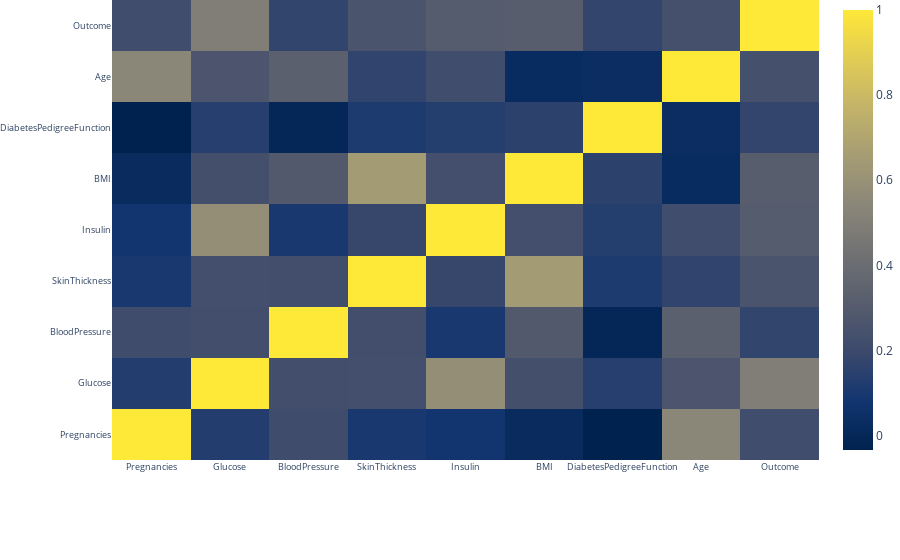

Write notebook code for a chart like this one.
### Code cell
def plot_correlation_matrix():
    # Compute the correlation matrix for the dataset
    corr_matrix = data.corr()
    
    # Extract the list of column names to use as labels
    labels = corr_matrix.columns.tolist()
    
    # Convert the correlation matrix to a NumPy array for plotting
    corr_values = np.array(corr_matrix)
    
    # Create a heatmap using an alternative colorscale (e.g., 'Cividis')
    heatmap_trace = go.Heatmap(
        z=corr_values,
        x=labels,
        y=labels,
        colorscale='Cividis',  # Changed colorscale from 'Viridis' to 'Cividis'
        colorbar=dict()
    )
    
    # Set up the layout for the plot
    layout_config = go.Layout(
        dict(
            title='Correlation Matrix for Variables',
            margin=dict(r=0, l=100, t=0, b=100),
            yaxis=dict(tickfont=dict(size=9)),
            xaxis=dict(tickfont=dict(size=9))
        )
    )
    
    # Create the figure and display it
    fig = go.Figure(data=[heatmap_trace], layout=layout_config)
    py.iplot(fig)

# Call the function to display the correlation matrix plot
plot_correlation_matrix()

### Figure 1 — Plotly figure (JSON) as saved in the notebook; plotly's stock layout.template omitted (floating-point values rounded to 4 significant figures)
{"data": [{"colorscale": [[0, "#00224e"], [0.1111, "#123570"], [0.2222, "#3b496c"], [0.3333, "#575d6d"], [0.4444, "#707173"], [0.5556, "#8a8678"], [0.6667, "#a59c74"], [0.7778, "#c3b369"], [0.8889, "#e1cc55"], [1, "#fee838"]], "type": "heatmap", "x": ["Pregnancies", "Glucose", "BloodPressure", "SkinThickness", "Insulin", "BMI", "DiabetesPedigreeFunction", "Age", "Outcome"], "y": ["Pregnancies", "Glucose", "BloodPressure", "SkinThickness", "Insulin", "BMI", "DiabetesPedigreeFunction", "Age", "Outcome"], "z": [[1, 0.1281, 0.2142, 0.1002, 0.08217, 0.02172, -0.03352, 0.5443, 0.2219], [0.1281, 1, 0.2232, 0.228, 0.5812, 0.2328, 0.1372, 0.2671, 0.4947], [0.2142, 0.2232, 1, 0.2268, 0.09827, 0.2892, -0.002805, 0.3301, 0.1706], [0.1002, 0.228, 0.2268, 1, 0.1849, 0.6482, 0.115, 0.1668, 0.2595], [0.08217, 0.5812, 0.09827, 0.1849, 1, 0.2281, 0.1304, 0.2203, 0.3035], [0.02172, 0.2328, 0.2892, 0.6482, 0.2281, 1, 0.1554, 0.02584, 0.3137], [-0.03352, 0.1372, -0.002805, 0.115, 0.1304, 0.1554, 1, 0.03356, 0.1738], [0.5443, 0.2671, 0.3301, 0.1668, 0.2203, 0.02584, 0.03356, 1, 0.2384], [0.2219, 0.4947, 0.1706, 0.2595, 0.3035, 0.3137, 0.1738, 0.2384, 1]]}], "layout": {"autosize": true, "margin": {"b": 100, "l": 100, "r": 0, "t": 0}, "title": {"text": "Correlation Matrix for Variables"}, "xaxis": {"autorange": true, "range": [-0.5, 8.5], "tickfont": {"size": 9}, "type": "category"}, "yaxis": {"autorange": true, "range": [-0.5, 8.5], "tickfont": {"size": 9}, "type": "category"}}}
